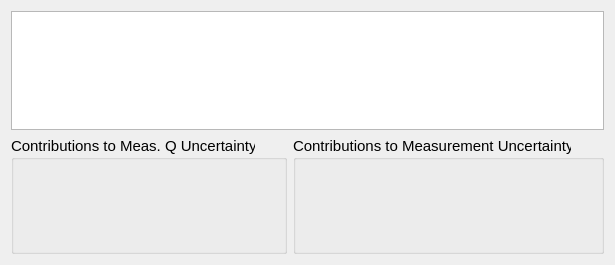
          <widget class="QWidget" name="tab_uncertainty_2_data">
           <attribute name="title">
            <string>Data</string>
           </attribute>
           <layout class="QGridLayout" name="gridLayout_50">
            <item row="0" column="0">
             <layout class="QVBoxLayout" name="verticalLayout_66" stretch="5,5">
              <item>
               <widget class="QTableWidget" name="table_uncertainty_results"/>
              </item>
              <item>
               <layout class="QHBoxLayout" name="horizontalLayout_69" stretch="3,7">
                <item>
                 <widget class="QGroupBox" name="qb_contrib_meas_area">
                  <property name="font">
                   <font>
                    <pointsize>11</pointsize>
                   </font>
                  </property>
                  <property name="title">
                   <string>Contributions to Meas. Q Uncertainty</string>
                  </property>
                  <layout class="QHBoxLayout" name="horizontalLayout_71">
                   <item>
                    <widget class="QWidget" name="graph_u_meas" native="true"/>
                   </item>
                  </layout>
                 </widget>
                </item>
                <item>
                 <widget class="QGroupBox" name="gb_contrib_measurement">
                  <property name="font">
                   <font>
                    <pointsize>11</pointsize>
                   </font>
                  </property>
                  <property name="title">
                   <string>Contributions to Measurement Uncertainty</string>
                  </property>
                  <layout class="QHBoxLayout" name="horizontalLayout_70">
                   <item>
                    <widget class="QWidget" name="graph_u_measurement" native="true"/>
                   </item>
                  </layout>
                 </widget>
                </item>
               </layout>
              </item>
             </layout>
            </item>
           </layout>
          </widget>
